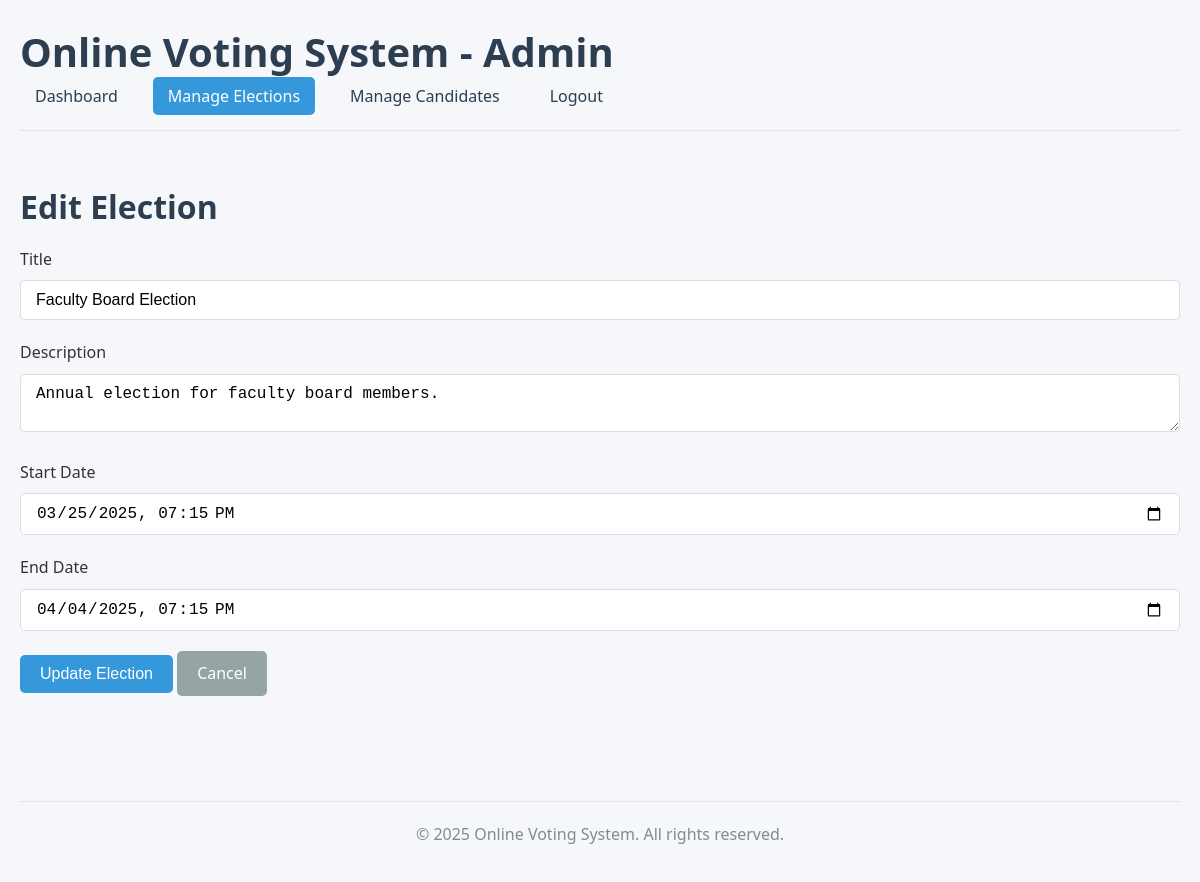
/admin/elections.php?action=edit&id=3 (signed in), run on the app's committed database.
### tables this page shows
CREATE TABLE elections (
    id INT AUTO_INCREMENT PRIMARY KEY,
    title VARCHAR(100) NOT NULL,
    description TEXT,
    start_date DATETIME NOT NULL,
    end_date DATETIME NOT NULL,
    status ENUM('upcoming', 'active', 'completed') DEFAULT 'upcoming',
    created_at TIMESTAMP DEFAULT CURRENT_TIMESTAMP
);

### admin/elections.php (the view, shortened to what this page needs)
<?php
require_once "../config/database.php";
$action = isset($_GET["action"]) ? $_GET["action"] : "list";
$election_id = isset($_GET["id"]) ? $_GET["id"] : 0;
$title = $description = $start_date = $end_date = "";
$title_err = $description_err = $start_date_err = $end_date_err = "";
$success_message = $error_message = "";
if($action == "edit" && $election_id > 0){
    $sql = "SELECT * FROM elections WHERE id = :id";
    if($stmt = $pdo->prepare($sql)){
        $stmt->bindParam(":id", $election_id, PDO::PARAM_INT);
        if($stmt->execute()){
            if($stmt->rowCount() == 1){
                $election = $stmt->fetch();
                $title = $election["title"];
                $description = $election["description"];
                $start_date = $election["start_date"];
                $end_date = $election["end_date"];
            } else{
                header("location: dashboard.php");
                exit;
            }
        } else{
            echo "Oops! Something went wrong. Please try again later.";
        }
    }
}
?>
<!DOCTYPE html>
<html lang="en">
<head>
    <link rel="stylesheet" href="../assets/css/style.css">
</head>
<body>
    <div class="container">
        <header>
            <h1>Online Voting System - Admin</h1>
            <nav>
                <ul>
                    <li><a href="dashboard.php">Dashboard</a></li>
                    <li><a href="elections.php" class="active">Manage Elections</a></li>
                    <li><a href="candidates.php">Manage Candidates</a></li>
                    <li><a href="../auth/logout.php">Logout</a></li>
                </ul>
            </nav>
        </header>
        <main>
            <?php if($action == "list"): ?>
                <h2>Manage Elections</h2>
                <div class="action-bar">
                    <a href="elections.php?action=add" class="btn btn-primary">Create New Election</a>
                </div>
                <?php if(!empty($success_message)): ?>
                    <div class="alert alert-success"><?php echo $success_message; ?></div>
                <?php endif; ?>
                <?php if(!empty($error_message)): ?>
                    <div class="alert alert-danger"><?php echo $error_message; ?></div>
                <?php endif; ?>
                <?php if(count($elections) > 0): ?>
                    <table>
                        <thead>
                            <tr>
                                <th>Title</th>
                                <th>Status</th>
                                <th>Start Date</th>
                                <th>End Date</th>
                                <th>Actions</th>
                            </tr>
                        </thead>
                        <tbody>
                            <?php foreach($elections as $election): ?>
                                <tr>
                                    <td><?php echo htmlspecialchars($election["title"]); ?></td>
                                    <td>
                                        <span class="status-badge status-<?php echo strtolower($election["status"]); ?>">
                                            <?php echo ucfirst($election["status"]); ?>
                                        </span>
                                    </td>
                                    <td><?php echo date("M j, Y, g:i a", strtotime($election["start_date"])); ?></td>
                                    <td><?php echo date("M j, Y, g:i a", strtotime($election["end_date"])); ?></td>
                                    <td>
                                        <a href="elections.php?action=edit&id=<?php echo $election["id"]; ?>" class="btn btn-sm btn-primary">Edit</a>
                                        <a href="results.php?id=<?php echo $election["id"]; ?>" class="btn btn-sm btn-secondary">Results</a>
                                        <?php if($election["status"] == "upcoming"): ?>
                                            <a href="elections.php?action=delete&id=<?php echo $election["id"]; ?>" class="btn btn-sm btn-danger" onclick="return confirm('Are you sure you want to delete this election?')">Delete</a>
                                        <?php endif; ?>
                                    </td>
                                </tr>
                            <?php endforeach; ?>
                        </tbody>
                    </table>
                <?php else: ?>
                    <p>No elections found. <a href="elections.php?action=add">Create your first election</a>.</p>
                <?php endif; ?>
            <?php else: ?>
                <h2><?php echo $action == "add" ? "Create New Election" : "Edit Election"; ?></h2>
                <form action="<?php echo htmlspecialchars($_SERVER["PHP_SELF"] . "?action=" . $action . ($election_id > 0 ? "&id=" . $election_id : "")); ?>" method="post" class="form">
                    <div class="form-group">
                        <label>Title</label>
                        <input type="text" name="title" class="form-control <?php echo (!empty($title_err)) ? 'is-invalid' : ''; ?>" value="<?php echo $title; ?>">
                    </div>
                    <div class="form-group">
                        <label>Description</label>
                        <textarea name="description" class="form-control <?php echo (!empty($description_err)) ? 'is-invalid' : ''; ?>"><?php echo $description; ?></textarea>
                    </div>
                    <div class="form-group">
                        <label>Start Date</label>
                        <input type="datetime-local" name="start_date" class="form-control <?php echo (!empty($start_date_err)) ? 'is-invalid' : ''; ?>" value="<?php echo $start_date ? date("Y-m-d\TH:i", strtotime($start_date)) : ''; ?>">
                    </div>
                    <div class="form-group">
                        <label>End Date</label>
                        <input type="datetime-local" name="end_date" class="form-control <?php echo (!empty($end_date_err)) ? 'is-invalid' : ''; ?>" value="<?php echo $end_date ? date("Y-m-d\TH:i", strtotime($end_date)) : ''; ?>">
                    </div>
                    <div class="form-group">
                        <input type="submit" class="btn btn-primary" value="<?php echo $action == "add" ? "Create Election" : "Update Election"; ?>">
                        <a href="elections.php" class="btn btn-secondary">Cancel</a>
                    </div>
                </form>
            <?php endif; ?>
        </main>
        <footer>
            <p>&copy; <?php echo date("Y"); ?> Online Voting System. All rights reserved.</p>
        </footer>
    </div>
</body>
</html>

### assets/css/style.css (style rules this page uses)
* { margin: 0; padding: 0; box-sizing: border-box; }
body { font-family: 'Segoe UI', Tahoma, Geneva, Verdana, sans-serif; line-height: 1.6; color: #333; background-color: #f5f7fa; }
.container { max-width: 1200px; margin: 0 auto; padding: 0 20px; }
h1, h2, h3, h4, h5, h6 { margin-bottom: 15px; color: #2c3e50; }
h1 { font-size: 2.5rem; }
h2 { font-size: 2rem; }
p { margin-bottom: 15px; }
a { color: #3498db; text-decoration: none; transition: color 0.3s; }
header { padding: 20px 0; margin-bottom: 30px; border-bottom: 1px solid #e1e4e8; display: flex; justify-content: space-between; align-items: center; flex-wrap: wrap; }
header h1 { margin-bottom: 0; }
nav ul { list-style: none; display: flex; gap: 20px; }
nav a { padding: 8px 15px; border-radius: 5px; color: #2c3e50; font-weight: 500; transition: all 0.3s; }
nav a:hover, nav a.active { background-color: #3498db; color: white; }
main { padding: 20px 0; min-height: calc(100vh - 200px); }
.form-group { margin-bottom: 20px; }
.form-group label { display: block; margin-bottom: 8px; font-weight: 500; }
.form-control { width: 100%; padding: 10px 15px; border: 1px solid #ddd; border-radius: 5px; font-size: 1rem; transition: border-color 0.3s; }
.btn { display: inline-block; padding: 10px 20px; border: none; border-radius: 5px; font-size: 1rem; font-weight: 500; cursor: pointer; transition: background-color 0.3s, transform 0.3s; text-align: center; }
.btn-primary { background-color: #3498db; color: white; }
.btn-secondary { background-color: #95a5a6; color: white; }
footer { text-align: center; padding: 20px 0; margin-top: 40px; border-top: 1px solid #e1e4e8; color: #7f8c8d; }

### data on the page
elections: title "Faculty Board Election", description "Annual election for faculty board members.", start_date "03/25/2025 19:15", end_date "04/04/2025 19:15"
